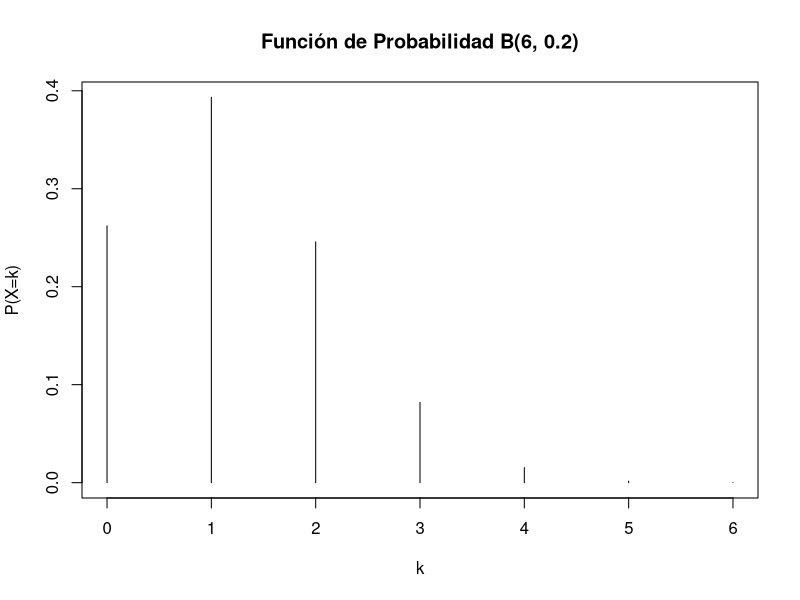
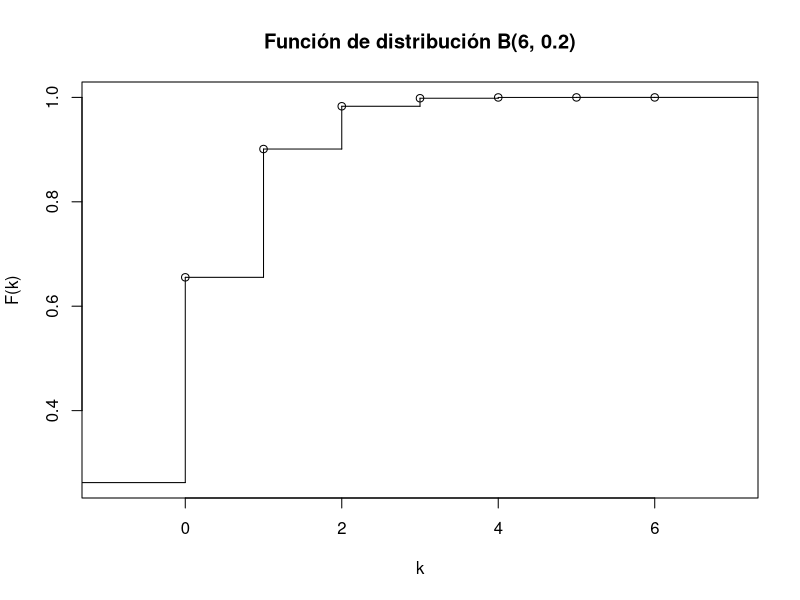
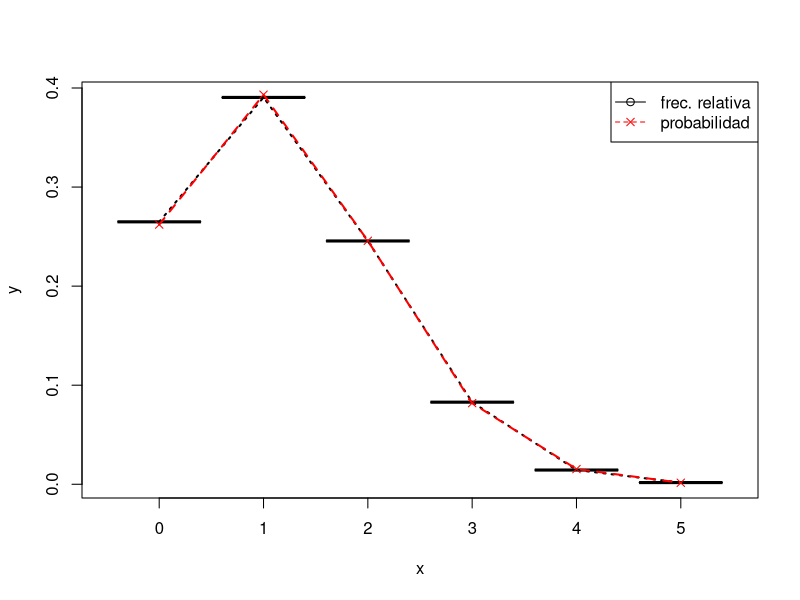
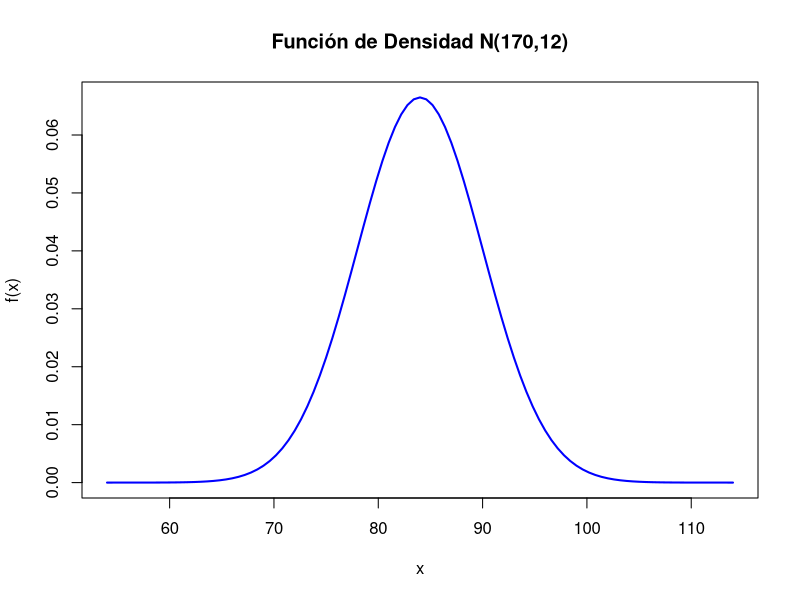
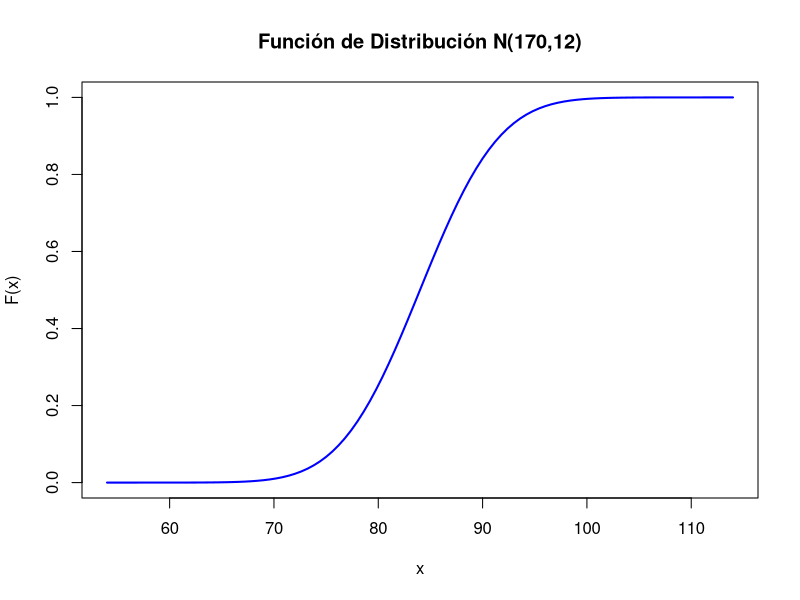
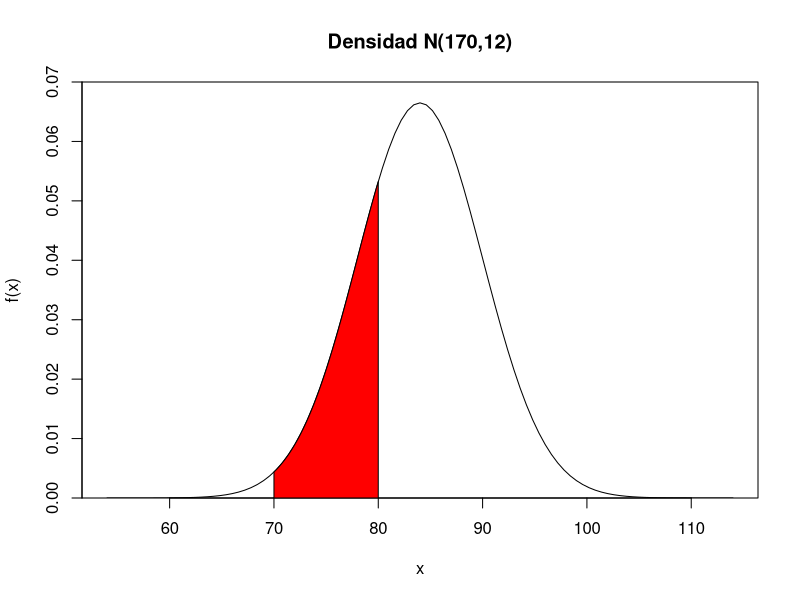
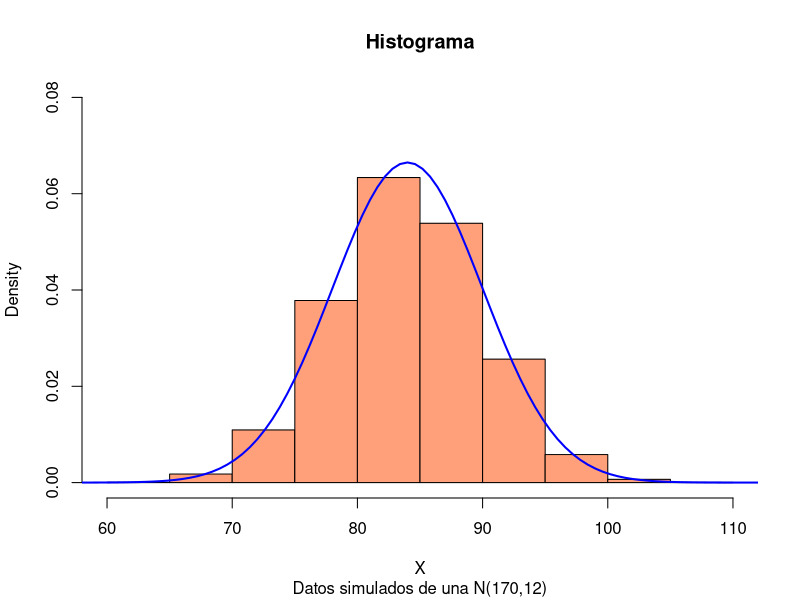

Recreate these plots in R, in order.
## ---- chunk 1
k = 2
n = 6
p = 0.2
## ---- chunk 2
v <- dbinom(k,n,p)
print(v)
## ---- chunk 3
v <- pbinom(k, n, p)
v2 <- sum(dbinom(0:k, n, p))
print(v)
print(v2)
## ---- chunk 4
v <- pbinom(seq(0, 1, by = .25), n, p)
print(v)
## ---- chunk 5
print(rbinom(15, n, p))
## ---- chunk 6
plot(0:n, dbinom(0:n, n, p),type="h",xlab="k",
     ylab="P(X=k)",
    main="Función de Probabilidad B(6, 0.2)")
## ---- chunk 7
plot(stepfun(0:n, pbinom(0:(n+1), n, p)),
     xlab="k",ylab="F(k)",
     main="Función de distribución B(6, 0.2)")
## ---- chunk 8
x <- rbinom(10000, n, p)
freqAbs <- table(x)  # Realiza la cuenta
print(freqAbs)

## ---- chunk 9
freqRel <- data.frame(freqAbs / sum(freqAbs))
print(freqRel)
## ---- chunk 10
probsReales <- data.frame(x = 0:n, prob = dbinom(0:n, n, p))
print(probsReales)
## ---- chunk 11
union  = merge(freqRel, probsReales)
print(union)
## ---- chunk 12
with(union,{
  plot(x, Freq, pch = 3)
  lines(x, Freq, lty = 3, lwd = 2)
  points(x,prob,col="red",pch=4)
  lines(x,prob,col="red",lty=2,lwd=2)
  legend("topright",c("frec. relativa","probabilidad"),col=c("black","red"),lty=1:2, pch=c(1,4))
})
## ---- chunk 13
mu <- 84
sigma <- 6
## ---- chunk 14
normalizar <- function(x, mu, sigma) (x - mu) / sigma
v <- pnorm(normalizar(84, mu, sigma))  # valor normal estandar
print(v)
## ---- chunk 15
v <- pnorm(88.8, mu, sigma)
print(v)
## ---- chunk 16
pnorm(80, mu, sigma)
## ---- chunk 17
1 - pnorm(80, mu, sigma)
pnorm(80, mu, sigma,  lower.tail=FALSE)
## ---- chunk 18
a <- 82.8
b <- 88.8
miDensidad=function(x) dnorm(x,mu, sigma)
n <- integrate(miDensidad, a, b)$value
print(n)
## ---- chunk 19
print(pnorm(b, mu, sigma) - pnorm(a, mu, sigma))
## ---- chunk 20
print(qnorm(.5, mu, sigma))
## ---- chunk 21
limInf <- mu - 5 * sigma
limSup <- mu + 5 * sigma
x <- seq(limInf, limSup, by = 0.5)
curve(dnorm(x, mu, sigma),xlim=c(limInf, limSup),
      col="blue",lwd=2,xlab="x",ylab="f(x)",
      main="Función de Densidad N(170,12)")
## ---- chunk 22
curve(pnorm(x,mu, sigma),xlim=c(limInf, limSup),col="blue",lwd=2,
        xlab="x",ylab="F(x)",main="Función de Distribución N(170,12)")
## ---- chunk 23
limInf2 <- 70
limSup2 <- 80
regionX=seq(limInf2,limSup2, 0.01)            # Intervalo a sombrear
xP <- c(limInf2, regionX, limSup2)             # Base de los polígonos que crean el efecto "sombra"
yP <- c(0,dnorm(regionX, mu, sigma),0)   # Altura de los polígonos sombreados
curve(dnorm(x, mu, sigma),xlim=c(limInf, limSup),
      yaxs="i",ylim=c(0,0.07),ylab="f(x)",
      main='Densidad N(170,12)') 
polygon(xP,yP,col="red")
## ---- chunk 24
X=rnorm(10000, mu, sigma)
hist(X,freq=FALSE,col="lightsalmon",
     main="Histograma",
     sub="Datos simulados de una N(170,12)",
     ylim = c(0,0.08))
curve(dnorm(x,mu,sigma),xlim=c(limInf,limSup),
      col="blue",lwd=2,add=TRUE)
